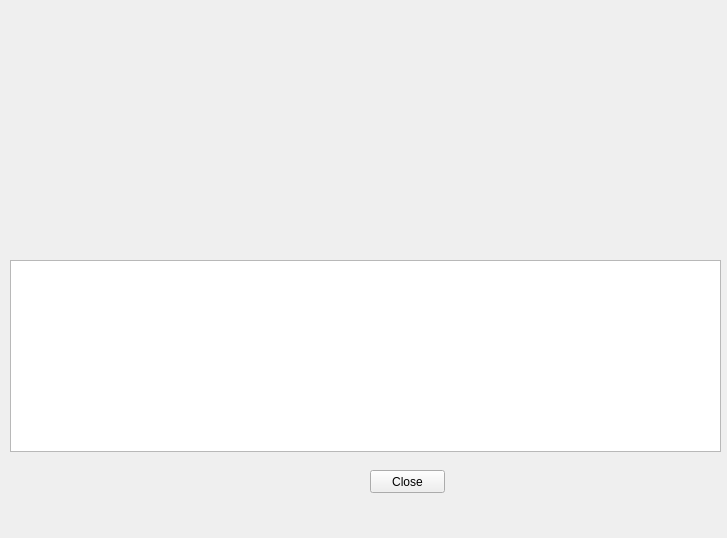
<?xml version="1.0" encoding="UTF-8"?>
<ui version="4.0">
 <class>mdiJobDetailedDetails</class>
 <widget class="QWidget" name="mdiJobDetailedDetails">
  <property name="geometry">
   <rect>
    <x>0</x>
    <y>0</y>
    <width>727</width>
    <height>538</height>
   </rect>
  </property>
  <property name="windowTitle">
   <string>Form</string>
  </property>
  <widget class="QPushButton" name="buttonClose">
   <property name="geometry">
    <rect>
     <x>370</x>
     <y>470</y>
     <width>75</width>
     <height>23</height>
    </rect>
   </property>
   <property name="text">
    <string>Close</string>
   </property>
  </widget>
  <widget class="QTableView" name="tableView">
   <property name="geometry">
    <rect>
     <x>10</x>
     <y>260</y>
     <width>711</width>
     <height>192</height>
    </rect>
   </property>
  </widget>
 </widget>
 <resources/>
 <connections/>
</ui>
